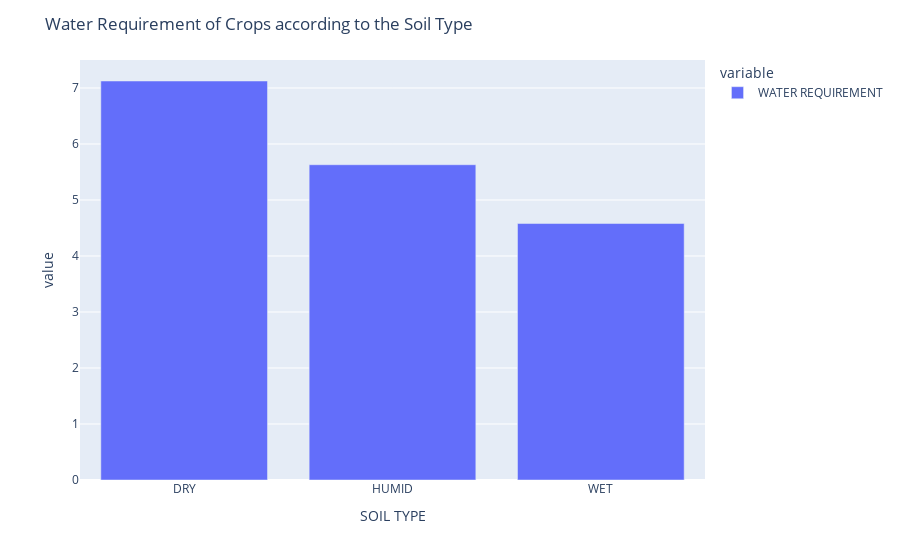

This figure's notebook cell:
### Code cell
fig1 = px.bar(soil)
fig1.update_layout(title={'text':"Water Requirement of Crops according to the Soil Type"})
fig1.show()

### Figure 1 — Plotly figure (JSON) as saved in the notebook; plotly's stock layout.template omitted (floating-point values rounded to 4 significant figures)
{"data": [{"alignmentgroup": "True", "hovertemplate": "variable=WATER REQUIREMENT<br>SOIL TYPE=%{x}<br>value=%{y}<extra></extra>", "legendgroup": "WATER REQUIREMENT", "marker": {"color": "#636efa", "pattern": {"shape": ""}}, "name": "WATER REQUIREMENT", "offsetgroup": "WATER REQUIREMENT", "orientation": "v", "showlegend": true, "textposition": "auto", "type": "bar", "x": ["DRY", "HUMID", "WET"], "xaxis": "x", "y": [7.125, 5.63, 4.58], "yaxis": "y"}], "layout": {"barmode": "relative", "legend": {"title": {"text": "variable"}, "tracegroupgap": 0}, "margin": {"t": 60}, "title": {"text": "Water Requirement of Crops according to the Soil Type"}, "xaxis": {"anchor": "y", "domain": [0, 1], "title": {"text": "SOIL TYPE"}}, "yaxis": {"anchor": "x", "domain": [0, 1], "title": {"text": "value"}}}}
